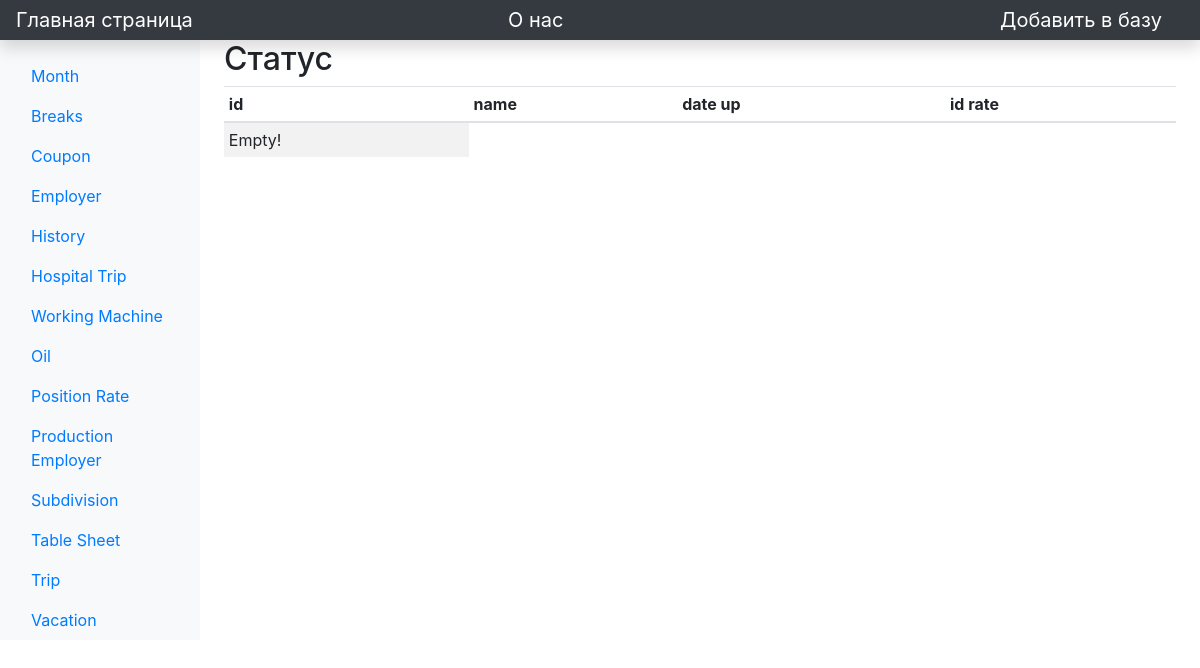
Before: /view/position_ with the older database file.
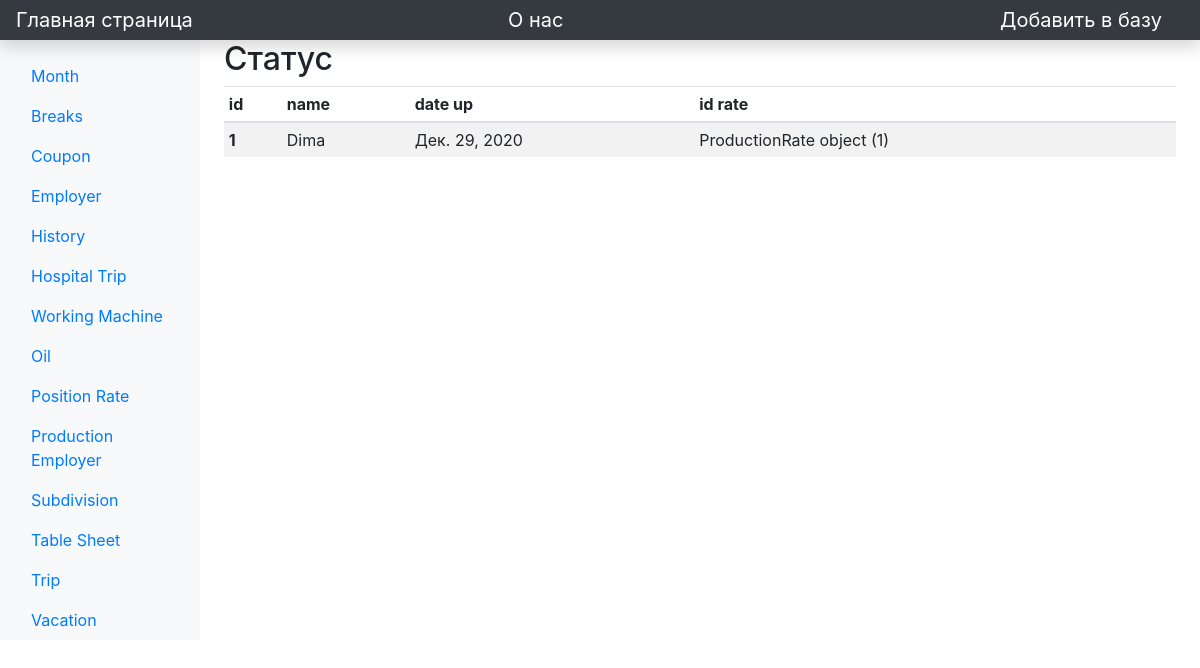
After: the same page with the newer database file.
### main/models.py (models this page shows)
class PositionEm(models.Model):
    name = models.CharField('Name', max_length=64)
    date_up = models.DateField()
    id_rate = models.ForeignKey('ProductionRate', on_delete=models.PROTECT)

class ProductionRate(models.Model):
    det_per_hour = models.IntegerField('Detail per hour')
    amount_h = models.IntegerField("Amount hour")

### main/views.py (the view)
# urls.py: path('view/position_', views.position_, name='position_'),
def position_(request):
    task = PositionEm.objects.all()
    return render(request, 'main/view/position_.html', {'task': task})

### main/templates/main/view/position_.html (shortened to what this page needs)
{% extends 'main/base.html' %}
{% block content %}
        <main class="col-md-9 ms-sm-auto col-lg-10 px-md-4">
            <h2>Статус</h2>
            <div class="">
                <table class="table table-striped table-sm ">
                    <thead>
                    <tr>
                        <th scope="col">id</th>
                        <th scope="col">name</th>
                        <th scope="col">date up</th>
                        <th scope="col">id rate</th>
                    </tr>
                    </thead>
                    <tbody>
                    {% if task %}
                    {% for i in task %}
                        <tr>
                            <th scope="row">{{ i.id }}</th>
                            <td>{{ i.name}}</td>
                            <td>{{ i.date_up}}</td>
                            <td>{{ i.id_rate}}</td>
                        </tr>
                    {% endfor %}
                    {% else %}
                    <tr>
                        <td>Empty!</td>
                    </tr>
                    {% endif %}
                    </tbody>
                </table>
            </div>
        </main>
{% endblock %}

Changed rows visible on the page:
added PositionEm: id "1", name "Dima", date_up "Дек. 29, 2020", id_rate "ProductionRate object (1)"
Other visible differences:
text no longer shown: "Empty!"
